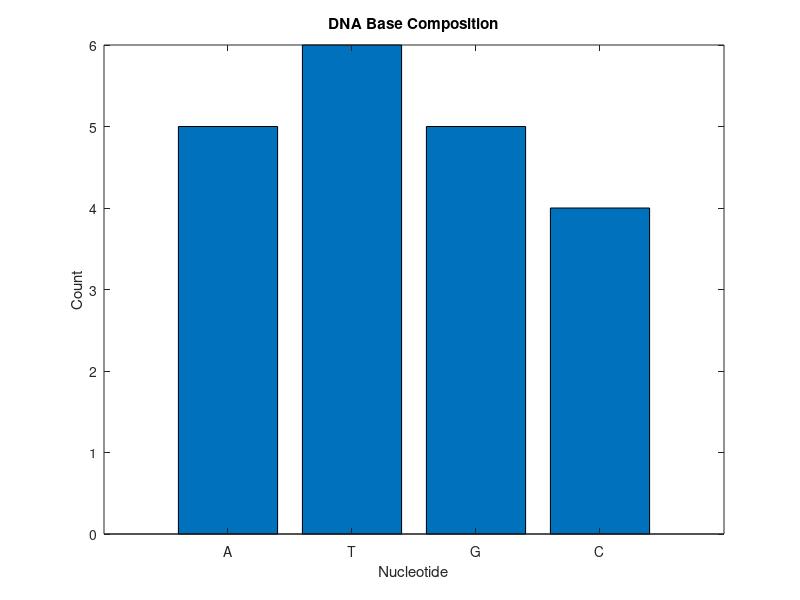

MATLAB code to generate this figure:
clc;
clear;
close all;

sequence = 'ATGCGATCGATCGATTTAGC';

base_A_arr = sequence == 'A' % Notice that I am skipping the semicolon

sum(base_A_arr)

A = sum(sequence == 'A');
T = sum(sequence == 'T');
G = sum(sequence == 'G');
C = sum(sequence == 'C');

counts = [A T G C];

bar(counts)

xticklabels({'A','T','G','C'})
xlabel('Nucleotide')
ylabel('Count')
title('DNA Base Composition')

fprintf('A: %d\n', A);
fprintf('T: %d\n', T);
fprintf('G: %d\n', G);
fprintf('C: %d\n', C);
